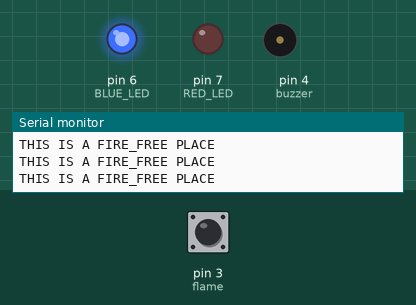
This sketch was run on a simulated Arduino Uno, built with avr-gcc and run on an emulated ATmega328P. On the bench: output pins drawn as LEDs (lit = HIGH), buzzer (waves = sounding, pin HIGH), the last lines printed to the serial monitor. Dashed ring = blinking. The inputs (shaded band) are chosen by the test bench; at power-on: pin 3 (flame) LOW.

Above: at 1.2 s.
1.3 s: pin 3 (flame) driven HIGH
At 2.5 s:
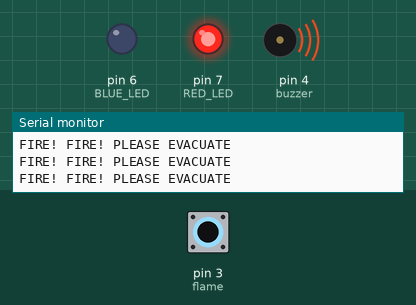
2.8 s: pin 3 (flame) driven LOW
At 3.9 s:
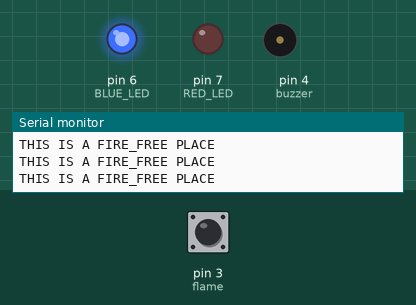
5.8 s: pin 3 (flame) pulsed HIGH 2 times (0.12 s each, 0.3 s apart)
At 6.17 s:
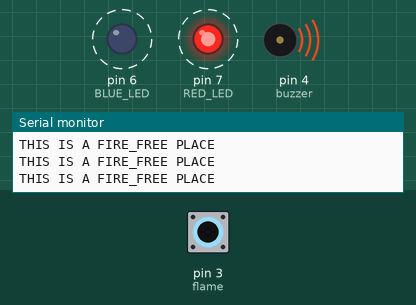
9.4 s: pin 3 (flame) pulsed HIGH 5 times (0.12 s each, 0.3 s apart)
At 12.1 s:
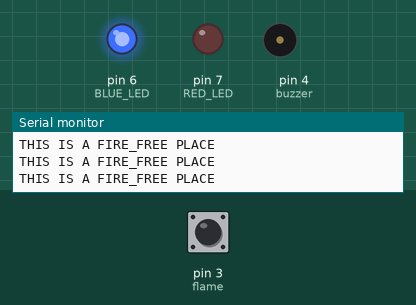
Timing chart, 0 to 13.6 s (numbered marks = the images above; inputs shaded):
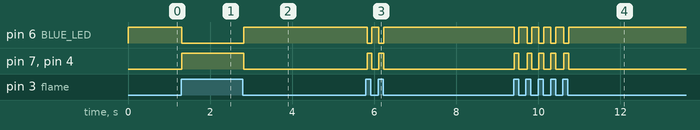

The sketch:

MY_FIRE_ALARM.ino
```cpp
const int flame = 3;
const int buzzer = 4;
const int BLUE_LED = 6;
const int RED_LED =7;


void setup() {
  Serial.begin(9600);

  Serial.println("This is my fire alarm project");


  pinMode(buzzer,OUTPUT);
  pinMode(flame,INPUT);
  pinMode(BLUE_LED,OUTPUT);
  pinMode(RED_LED,OUTPUT);

}

void loop() {

  int fire = digitalRead (flame);

  if(fire == HIGH) {

   digitalWrite(buzzer,HIGH);
   digitalWrite(BLUE_LED,LOW);
   digitalWrite(RED_LED,HIGH),

   Serial.println("FIRE! FIRE! PLEASE EVACUATE");

   delay,2000;

  }

  else {

    digitalWrite(buzzer ,LOW);
    digitalWrite(BLUE_LED,HIGH);
    digitalWrite(RED_LED,LOW),

    Serial.println("THIS IS A FIRE_FREE PLACE");

  }
  delay,2000;


}
```

Measured:
- after the input at 1.3 s, pin 6 (BLUE_LED): HIGH → LOW at once; pin 7 (RED_LED), pin 4 (buzzer): LOW → HIGH at once
- after the input at 2.8 s, pin 6 (BLUE_LED): LOW → HIGH at once; pin 7 (RED_LED), pin 4 (buzzer): HIGH → LOW at once
- after the input at 5.8 s, pin 6 (BLUE_LED): alternates HIGH for 0.17 s and LOW for 0.12 s, 4 changes in all, then stays HIGH, starting at once; pin 7 (RED_LED), pin 4 (buzzer): alternates HIGH for 0.12 s and LOW for 0.17 s, 4 changes in all, then stays LOW, starting at once
- after the input at 9.4 s, pin 6 (BLUE_LED): alternates HIGH for 0.18 s and LOW for 0.12 s, 10 changes in all, then stays HIGH, starting at once; pin 7 (RED_LED), pin 4 (buzzer): alternates HIGH for 0.12 s and LOW for 0.18 s, 10 changes in all, then stays LOW, starting at once
